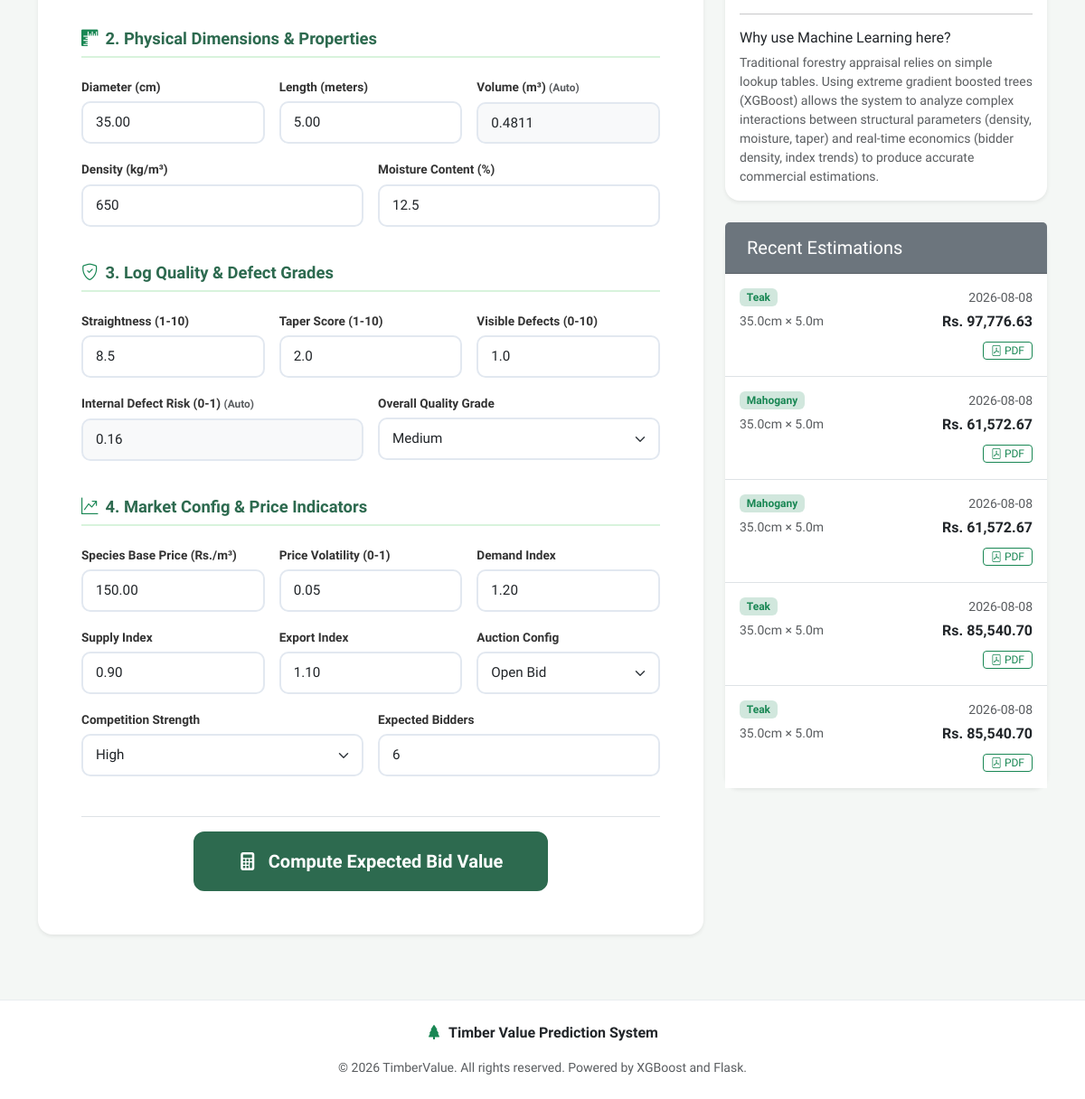
The app's page / (lower part), older data.
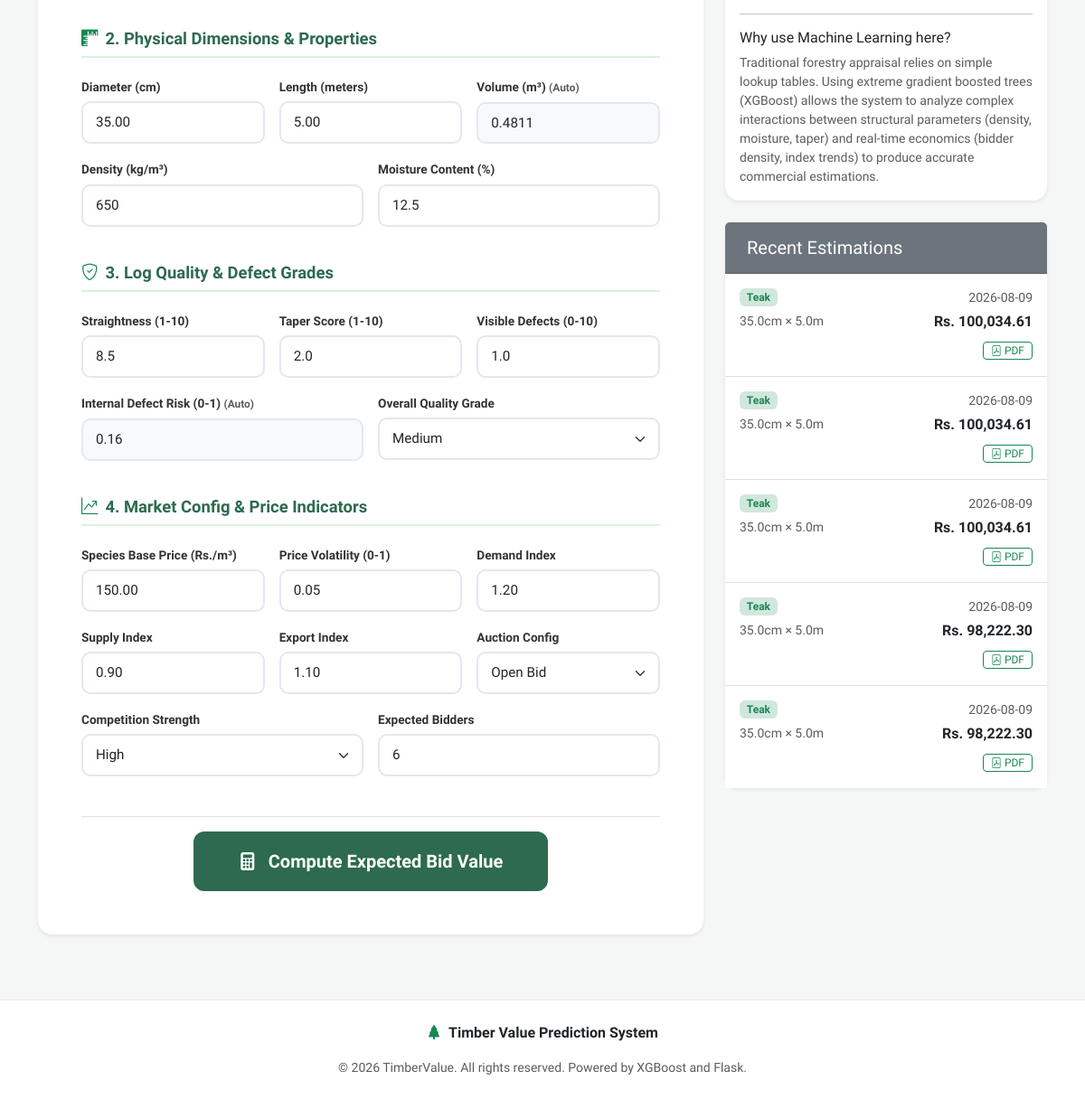
The same page, newer data.
### tables this page shows
CREATE TABLE predictions_history (
                id INTEGER PRIMARY KEY AUTOINCREMENT,
                timestamp DATETIME DEFAULT CURRENT_TIMESTAMP,
                species TEXT,
                region TEXT,
                season TEXT,
                auction_type TEXT,
                competition_level TEXT,
                diameter_cm REAL,
                length_m REAL,
                volume_m3 REAL,
                straightness_score REAL,
                taper_score REAL,
                visible_defects_score REAL,
                internal_defect_risk REAL,
                density_kg_m3 REAL,
                moisture_content REAL,
                quality_grade INTEGER,
                avg_market_price_species REAL,
                price_volatility REAL,
                market_demand_index REAL,
                supply_index REAL,
                export_demand_index REAL,
                num_expected_bidders INTEGER,
                predicted_value REAL,
                low_bound REAL,
                high_bound REAL,
                starting_bid REAL,
                expected_final_price REAL,
                sale_probability REAL
            );

### app.py (the view)
@app.route("/")
def home():
    history = get_prediction_history()
    return render_template("index.html", history=history)

### app.py (called while the page is built)
def get_prediction_history():
    try:
        conn = sqlite3.connect(DB_PATH)
        cursor = conn.cursor()
        cursor.execute("""
            SELECT id, timestamp, species, diameter_cm, length_m, predicted_value
            FROM predictions_history
            ORDER BY timestamp DESC
            LIMIT 5
        """)
        rows = cursor.fetchall()
        conn.close()
        history = []
        for r in rows:
            history.append({
                'id': r[0],
                'timestamp': r[1],
                'species': r[2],
                'diameter_cm': r[3],
                'length_m': r[4],
                'predicted_value': r[5]
            })
        return history
    except Exception as e:
        print(f"[DATABASE ERROR] Failed to fetch history: {e}")
        return []

### templates/index.html (shortened to what the changed rows need)
{% extends "base.html" %}
{% block content %}
<div class="row g-4">
    <div class="col-lg-4">
        <div class="card shadow-sm border-0">
            <div class="card-body p-0">
                {% if history %}
                    <div class="list-group list-group-flush">
                        {% for item in history %}
                            <div class="list-group-item p-3">
                                <div class="d-flex justify-content-between align-items-center mb-1">
                                    <span class="badge bg-success-subtle text-success">{{ item.species }}</span>
                                    <span class="small text-muted">{{ item.timestamp.split(' ')[0] }}</span>
                                </div>
                                <div class="d-flex justify-content-between align-items-center">
                                    <span class="small text-muted">{{ item.diameter_cm }}cm &times; {{ item.length_m }}m</span>
                                    <strong class="text-dark">Rs. {{ "{:,.2f}".format(item.predicted_value) }}</strong>
                                </div>
                                <div class="mt-2 text-end">
                                    <a href="/download-report/{{ item.id }}" class="btn btn-sm btn-outline-success py-0 px-2" style="font-size: 0.75rem;">
                                        <i class="bi bi-file-pdf"></i> PDF
                                    </a>
                                </div>
                            </div>
                        {% endfor %}
                    </div>
                {% else %}
                    <div class="p-4 text-center text-muted">
                        <i class="bi bi-database-exclamation fs-3 d-block mb-2"></i>
                        <span class="small">No predictions stored in database yet.</span>
                    </div>
                {% endif %}
            </div>
        </div>
    </div>
</div>
{% endblock %}

Row changes from the older to the newer data that the page shows:
no longer on this page (row unchanged): predictions_history: species "Teak", timestamp "2026-08-08", diameter_cm "35.0", length_m "5.0", predicted_value "97,776.63"
no longer on this page (row unchanged): predictions_history: species "Mahogany", timestamp "2026-08-08", diameter_cm "35.0", length_m "5.0", predicted_value "61,572.67"
no longer on this page (row unchanged): predictions_history: species "Mahogany", timestamp "2026-08-08", diameter_cm "35.0", length_m "5.0", predicted_value "61,572.67"
no longer on this page (row unchanged): predictions_history: species "Teak", timestamp "2026-08-08", diameter_cm "35.0", length_m "5.0", predicted_value "85,540.70"
no longer on this page (row unchanged): predictions_history: species "Teak", timestamp "2026-08-08", diameter_cm "35.0", length_m "5.0", predicted_value "85,540.70"
added predictions_history: species "Teak", timestamp "2026-08-09", diameter_cm "35.0", length_m "5.0", predicted_value "100,034.61"
added predictions_history: species "Teak", timestamp "2026-08-09", diameter_cm "35.0", length_m "5.0", predicted_value "100,034.61"
added predictions_history: species "Teak", timestamp "2026-08-09", diameter_cm "35.0", length_m "5.0", predicted_value "100,034.61"
added predictions_history: species "Teak", timestamp "2026-08-09", diameter_cm "35.0", length_m "5.0", predicted_value "98,222.30"
added predictions_history: species "Teak", timestamp "2026-08-09", diameter_cm "35.0", length_m "5.0", predicted_value "98,222.30"
